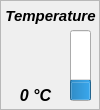
  <widget class="QFrame" name="frame_8">
   <property name="geometry">
    <rect>
     <x>12</x>
     <y>130</y>
     <width>100</width>
     <height>110</height>
    </rect>
   </property>
   <property name="minimumSize">
    <size>
     <width>100</width>
     <height>110</height>
    </size>
   </property>
   <property name="maximumSize">
    <size>
     <width>100</width>
     <height>110</height>
    </size>
   </property>
   <property name="frameShape">
    <enum>QFrame::StyledPanel</enum>
   </property>
   <property name="frameShadow">
    <enum>QFrame::Plain</enum>
   </property>
   <widget class="QLabel" name="label_9">
    <property name="geometry">
     <rect>
      <x>0</x>
      <y>0</y>
      <width>101</width>
      <height>31</height>
     </rect>
    </property>
    <property name="font">
     <font>
      <pointsize>11</pointsize>
      <weight>75</weight>
      <italic>true</italic>
      <bold>true</bold>
      <underline>false</underline>
     </font>
    </property>
    <property name="text">
     <string>Temperature</string>
    </property>
    <property name="alignment">
     <set>Qt::AlignCenter</set>
    </property>
   </widget>
   <widget class="QLabel" name="label_ch5">
    <property name="geometry">
     <rect>
      <x>0</x>
      <y>80</y>
      <width>71</width>
      <height>31</height>
     </rect>
    </property>
    <property name="font">
     <font>
      <pointsize>12</pointsize>
      <weight>75</weight>
      <italic>true</italic>
      <bold>true</bold>
     </font>
    </property>
    <property name="text">
     <string>0 °C</string>
    </property>
    <property name="alignment">
     <set>Qt::AlignCenter</set>
    </property>
   </widget>
   <widget class="QProgressBar" name="progressBar_ch5">
    <property name="geometry">
     <rect>
      <x>70</x>
      <y>30</y>
      <width>21</width>
      <height>71</height>
     </rect>
    </property>
    <property name="sizePolicy">
     <sizepolicy hsizetype="Fixed" vsizetype="Expanding">
      <horstretch>0</horstretch>
      <verstretch>0</verstretch>
     </sizepolicy>
    </property>
    <property name="minimum">
     <number>-50</number>
    </property>
    <property name="maximum">
     <number>150</number>
    </property>
    <property name="value">
     <number>0</number>
    </property>
    <property name="alignment">
     <set>Qt::AlignCenter</set>
    </property>
    <property name="textVisible">
     <bool>false</bool>
    </property>
    <property name="orientation">
     <enum>Qt::Vertical</enum>
    </property>
    <property name="invertedAppearance">
     <bool>false</bool>
    </property>
    <property name="textDirection">
     <enum>QProgressBar::TopToBottom</enum>
    </property>
   </widget>
   <widget class="QLabel" name="icon_ch5">
    <property name="geometry">
     <rect>
      <x>10</x>
      <y>30</y>
      <width>51</width>
      <height>51</height>
     </rect>
    </property>
    <property name="text">
     <string/>
    </property>
    <property name="pixmap">
     <pixmap resource="../resources.qrc">:/resources/img/resources/img/Thermometer_Snowflake.png</pixmap>
    </property>
    <property name="scaledContents">
     <bool>true</bool>
    </property>
   </widget>
  </widget>
